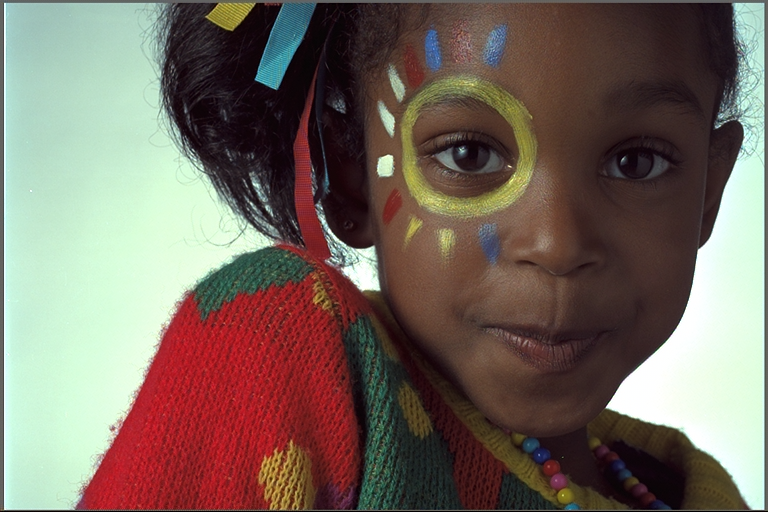
#> input picture kodak14/cbam.png, 768 x 512 px; the run also reads 1 picture not shown here
$ python output.py
#> lines starting #> are read from the running program, lines starting #| are printed output that depends on the picture; pictures that were not available may be replaced by others from this repository, and a replacement may not be noted
import imageio
import numpy as np

cbam_img = imageio.imread("cbam.png")
#> cbam_img is the input picture: shape (512, 768, 3); mean R, G, B 118.6, 105.2, 95.3
none_img = imageio.imread("none.png")
truth_img = imageio.imread("truth.png")
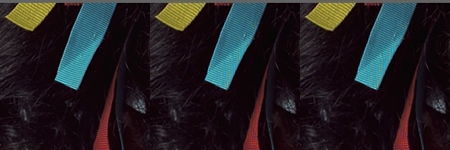
#> input picture kodak14/compare14.png, 450 x 150 px, given in place of truth.png, which was not available
#> truth_img is the input picture: shape (150, 450, 3); mean R, G, B 35.3, 31.8, 35.1
cbam_img = cbam_img[0:150,200:350]
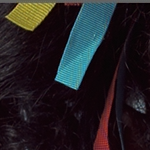
#> cbam_img: shape (150, 150, 3); mean R, G, B 35.1, 31.7, 34.9
none_img = none_img[0:150,200:350]
#> none_img: shape (150, 150, 3)
truth_img = truth_img[0:150,200:350]
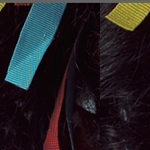
#> truth_img: shape (150, 150, 3); mean R, G, B 35.1, 31.7, 34.9
img = np.concatenate((truth_img,cbam_img,none_img),axis=1)
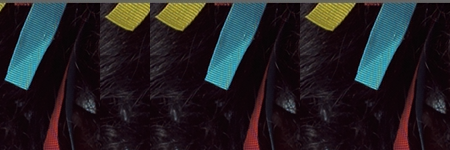
#> img: shape (150, 450, 3); mean R, G, B 35.1, 31.7, 34.9

imageio.imwrite("compare.png",img)
